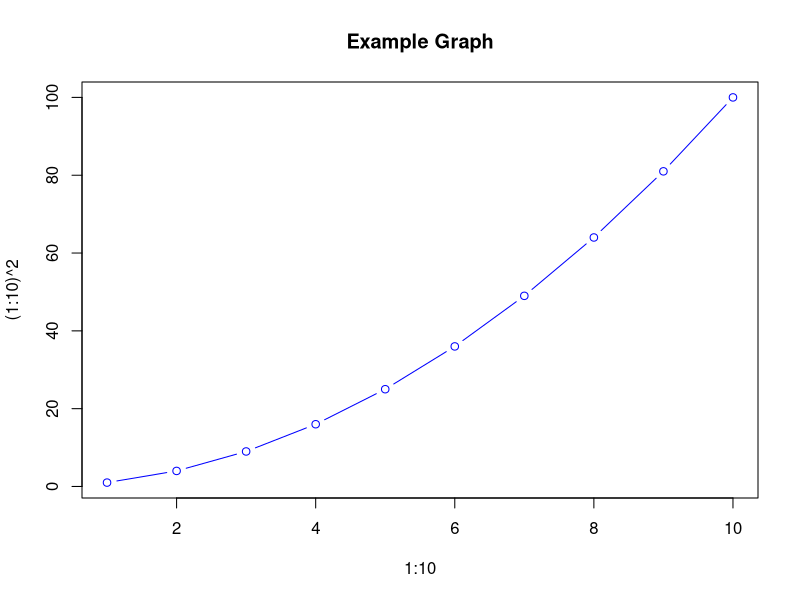

The R source for this figure:
## ---- chunk 1
# Sample R code (or Python, depending on your setup)
plot(1:10, (1:10)^2, type='b', col='blue', main="Example Graph")

